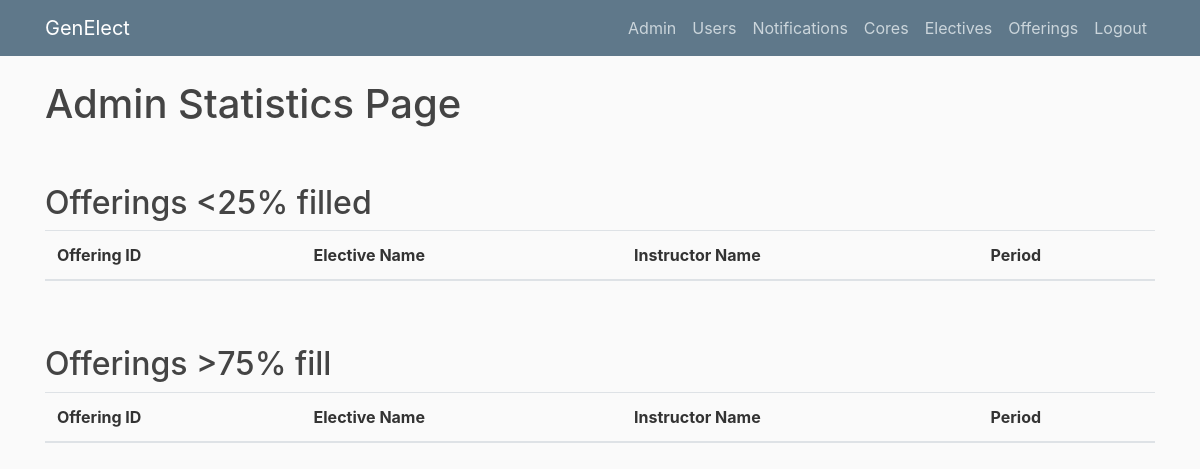
Before: /stats (signed in) with the older database file.
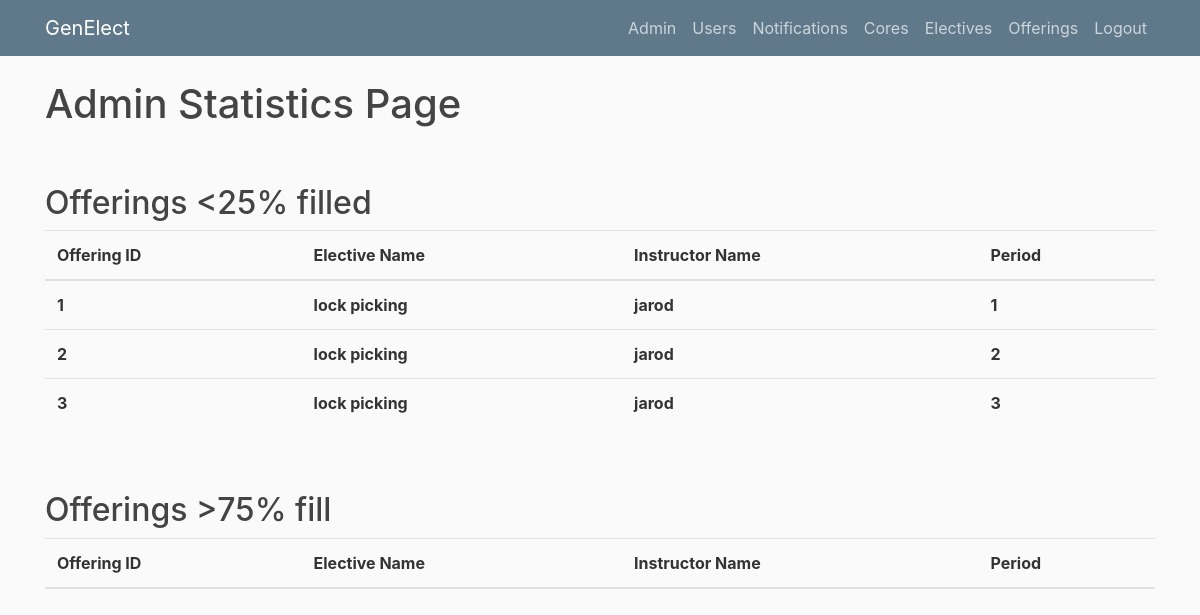
After: the same page with the newer database file.
### genElect/models.py (models this page shows)
class Base(db.Model):
    __abstract__ = True
    id = db.Column(db.Integer, primary_key=True, autoincrement=True)
    date_created = db.Column(db.DateTime, default=db.func.current_timestamp())
    date_modified = db.Column(db.DateTime, default=db.func.current_timestamp(),
            onupdate=db.func.current_timestamp())

class Offerings(Base):
    __tablename__ = 'offerings'
    day = db.Column(db.Date)
    period_start = db.Column(db.Integer)
    period_length = db.Column(db.Integer)
    building = db.Column(db.String(100))
    room = db.Column(db.String(100))
    instructor = db.Column(db.String(100))
    current_count = db.Column(db.Integer)
    capacity = db.Column(db.Integer)
    elective_id = db.Column(db.Integer, db.ForeignKey('electives.id'), nullable=False)
    registrations = db.relationship('Registrations', backref='offering', lazy=True)

class Electives(Base):
    __tablename__ = 'electives'
    name = db.Column(db.String(100))
    description = db.Column(db.String(500))
    prerequisites = db.relationship('Prerequisites', backref='elective', lazy=True)
    offerings = db.relationship('Offerings', backref='elective', lazy=True)
    completed_users = db.relationship('Completions', backref='elective', lazy=True)
    can_retake = db.Column(db.Boolean)

### genElect/__init__.py (the view)
@app.route("/stats")
def stats():
    if current_user.is_authenticated and current_user.role == "admin":
        empty = []
        full = []
        for offering in Offerings.query.all():
            if offering.capacity == 0:
                continue
            elif offering.current_count / offering.capacity <= 0.25:
                empty.append(offering)
            elif offering.current_count / offering.capacity >= 0.75:
                full.append(offering)
        return render_template('stats.html', empty=empty, full=full)
    else:
        return render_template('denied.html')

### genElect/__init__.py (called while the page is built)
@login_manager.user_loader
def load_user(user_id):
    return Users.query.get(int(user_id))

### genElect/templates/stats.html (shortened to what this page needs)
{% extends "layout.html" %}
{% block content %}
    <h1>Admin Statistics Page</h1>
    <br><br>
    <h2>Offerings <25% filled</h2>
    <table class="table">
	  <thead>
	    <tr>
	      <th scope="col">Offering ID</th>
	      <th scope="col">Elective Name</th>
	      <th scope="col">Instructor Name</th>
	      <th scope="col">Period</th>
	    </tr>
	  </thead>
	  <tbody>
	  	{% for offering in empty %}
	    <tr>
	      <th scope="row">{{offering.id}}</th>
	      <th scope="row">{{offering.elective.name}}</th>
	      <th scope="row">{{offering.instructor}}</th>
	      <th scope="row">{{offering.period_start}}</th>
	    {% endfor %}
	  </tbody>
	</table>
	<br><br>
    <h2>Offerings >75% fill</h2>
    <table class="table">
	  <thead>
	    <tr>
	      <th scope="col">Offering ID</th>
	      <th scope="col">Elective Name</th>
	      <th scope="col">Instructor Name</th>
	      <th scope="col">Period</th>
	    </tr>
	  </thead>
	</table>
{% endblock content %}

Changed rows visible on the page:
added Offerings: id "1", elective.name "lock picking", instructor "jarod", period_start "1"
added Offerings: id "2", elective.name "lock picking", instructor "jarod", period_start "2"
added Offerings: id "3", elective.name "lock picking", instructor "jarod", period_start "3"
